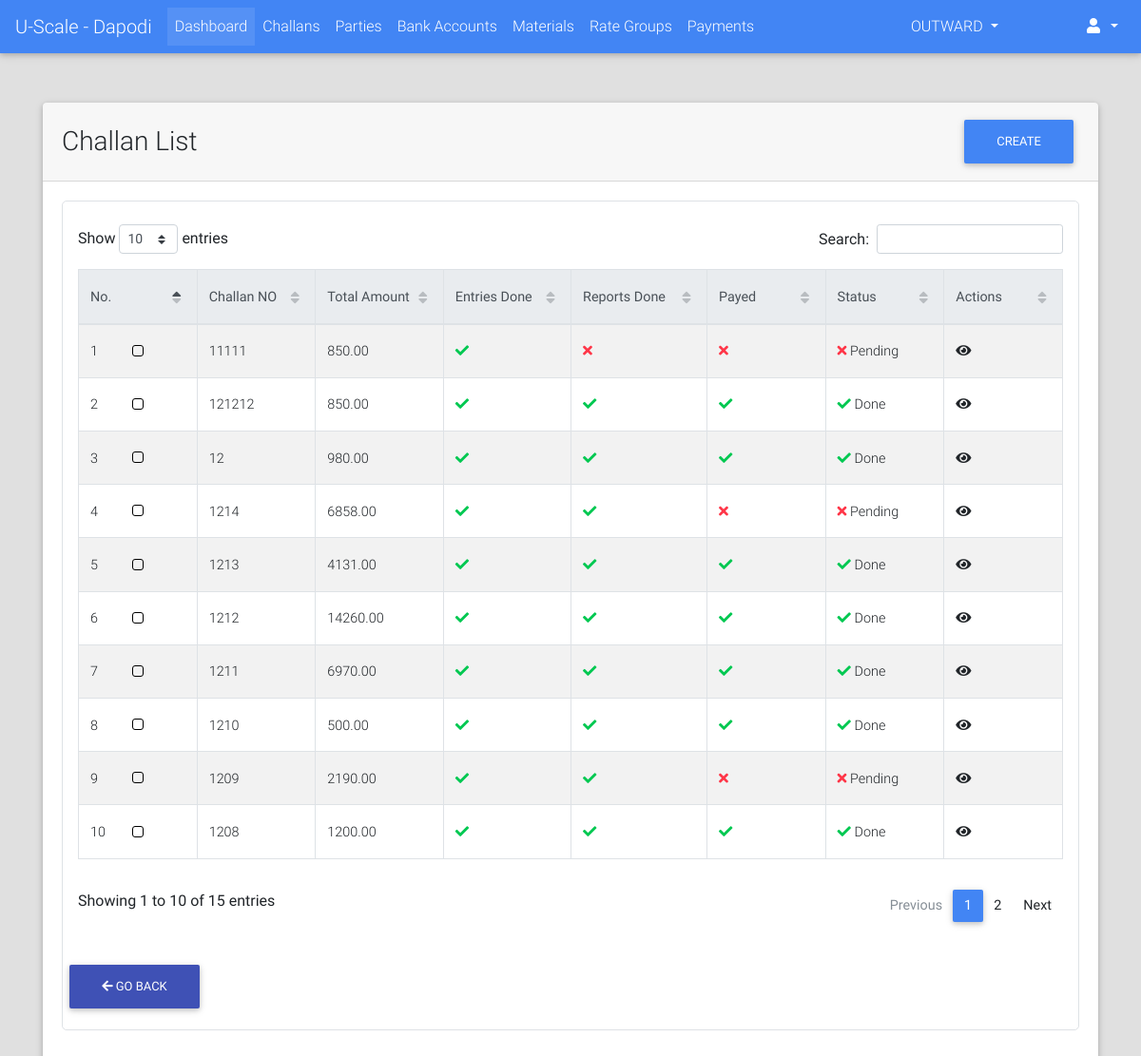
The app's page /challans/list/ (signed in), older data.
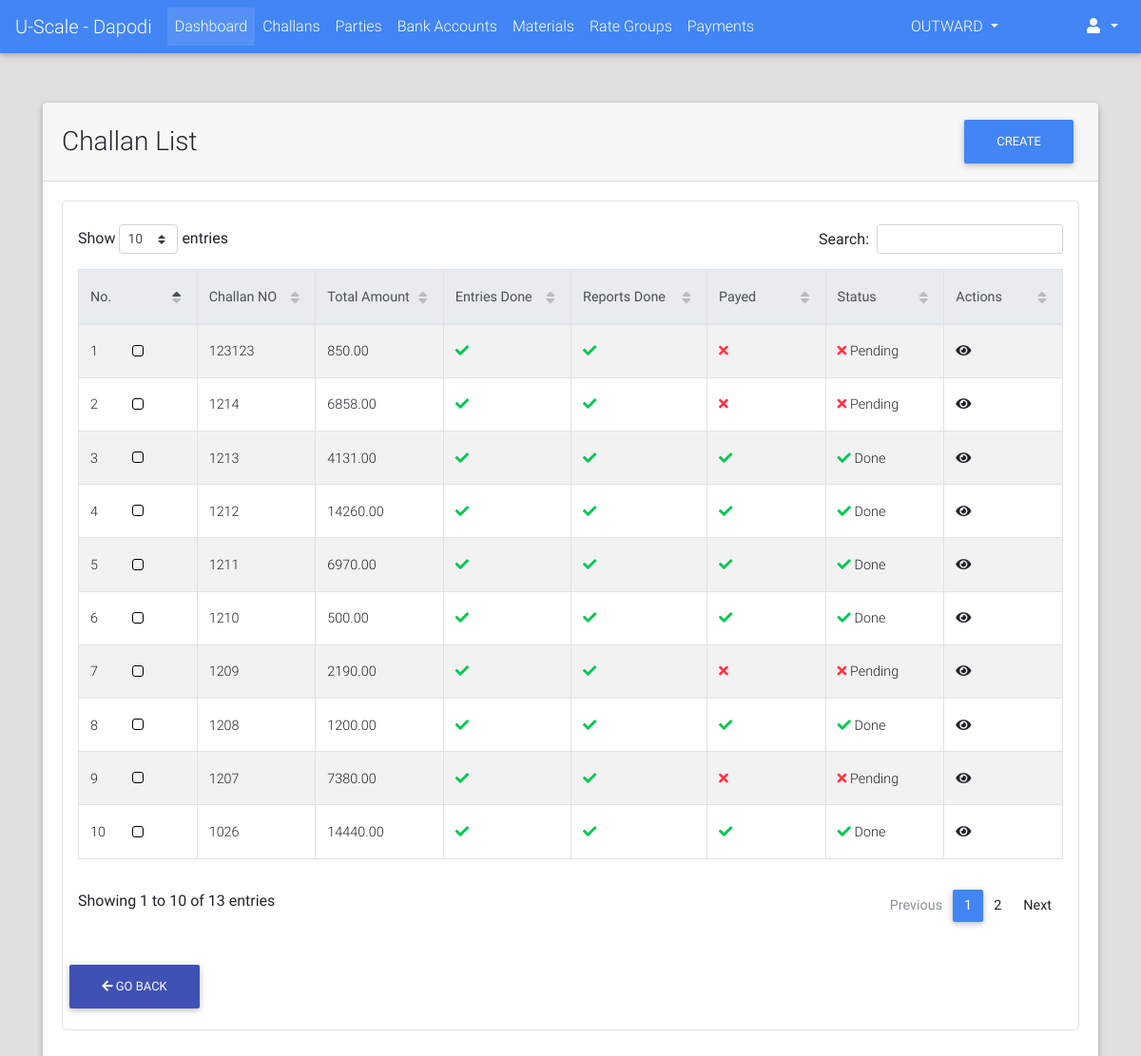
The same page, newer data.
### challans/models.py (models this page shows, shortened)
class Challan(models.Model):
    STATUS_CHOICES = (("PN", "Pending"), ("DN", "Done"))
    created_by = models.ForeignKey(User, on_delete=models.PROTECT)
    party = models.ForeignKey("parties.Party", on_delete=models.CASCADE)
    challan_no = models.PositiveIntegerField(blank=True, null=True)
    vehicle_details = models.CharField(max_length=128, blank=True, null=True)
    weights_amount = models.DecimalField(max_digits=9, decimal_places=2, default=decimal.Decimal(0.00))
    extra_charges = models.DecimalField(verbose_name="Kata Charges", max_digits=9, decimal_places=2,
                                        default=decimal.Decimal(0.00))
    round_amount = models.DecimalField(max_digits=4, decimal_places=2, default=decimal.Decimal(0.00), validators=[MinValueValidator(limit_value=-10), MaxValueValidator(limit_value=10)])
    total_amount = models.DecimalField(max_digits=9, decimal_places=2, default=decimal.Decimal(0.00), validators=[MinValueValidator(limit_value=0), MaxValueValidator(limit_value=100)])
    image = models.ImageField(upload_to="payments/", blank=True, null=True)
    extra_info = models.TextField(blank=True)
    created_on = models.DateTimeField(auto_now_add=True, editable=True)
    updated_on = models.DateTimeField(auto_now=True, editable=True)
    is_entries_done = models.BooleanField(default=False)
    is_reports_done = models.BooleanField(default=False)
    is_rates_assigned = models.BooleanField(default=False)
    is_payed = models.BooleanField(default=False)
    status = models.CharField(max_length=2, choices=STATUS_CHOICES, default="PN")
    @property
    def get_absolute_url(self):
        return reverse_lazy("challans:detail", kwargs={"challan_no": self.challan_no})

### challans/views.py (the view)
class ChallanListView(LoginRequiredMixin, ListView):
    model = Challan
    template_name = "challans/list.html"
    context_object_name = "challans"
    ordering = "-id"
    def get_queryset(self):
        qs = super().get_queryset()
        return qs.filter(Q(status="PN") | Q(created_on__date__gte=datetime.date.today()+datetime.timedelta(days=-30)))

### portal/templates/challans/list.html (shortened to what this page needs)
{% extends "portal/base.html" %}
{% load static %}
{% block custom_links %}
    <link href="{% static "css/addons/datatables.min.css" %}" rel="stylesheet">
    <link href="{% static "css/addons/datatables-select.min.css" %}" rel="stylesheet">
{% endblock %}
{% block content %}
    <br><br>
    <div class="container">
        <div class="card">
            <div class="card-header">
                <div class="row">
                    <div class="col-lg-9 m-auto">
                        <h3 class="m-auto">Challan List</h3>
                    </div>
                    <div class="col-lg-3">
                        <a class="float-right" href="{% url "challans:add" %}"><button class="btn btn-primary">Create</button></a>
                    </div>
                </div>
            </div>
            <div class="card-body">
                <div class="table p-3 border" style="border-radius: 5px">
                     <table id="dt-basic-checkbox" class="table table-striped table-bordered" cellspacing="0" width="100%">
                         <thead class="thead-light">
                            <th class="th-sm">No.</th>
                            <th class="th-sm">Challan NO</th>
                            <th class="th-sm">Total Amount</th>
                            <th class="th-sm">Entries Done</th>
                            <th class="th-sm">Reports Done</th>
                            <th class="th-sm">Payed</th>
                            <th class="th-sm">Status</th>
                            <th class="th-sm">Actions</th>
                         </thead>
                         <tbody>
                             {% if challans %}
                                {% for challan in challans %}
                                    <tr>
                                        <td>{{ forloop.counter }}</td>
                                        <td><a href="{{ challan.get_absolute_url }}">{{ challan.challan_no }}</a></td>
                                        <td>{{ challan.total_amount }}</td>
                                        <td>
                                            <i class="fa {% if challan.is_entries_done %}fa-check text-success{% else %}fa-times text-danger{% endif %}"></i>
                                        </td>
                                        <td>
                                            <i class="fa {% if challan.is_reports_done %}fa-check text-success{% else %}fa-times text-danger{% endif %}"></i>
                                        </td>
                                        <td>
                                            <i class="fa {% if challan.is_payed %}fa-check text-success{% else %}fa-times text-danger{% endif %}"></i>
                                        </td>
                                        <td>
                                            <i class="fa {% if challan.status == "DN" %}fa-check text-success{% else %}fa-times text-danger{% endif %}"></i>
                                            {{ challan.get_status_display }}
                                        </td>
                                        <td><a href="{{ challan.get_absolute_url }}"><i class="fa fa-eye"></i></a></td>
                                    </tr>
                                {% endfor %}
                             {% else %}
                                 <span class="text-black-50 font-weight-bold">No Challans Found</span>
                             {% endif %}
                         </tbody>
                    </table>
                    {% include "portal/goback_btn.html" %}
                 </div>
            </div>
        </div>
    </div>
{% endblock %}

### portal/templates/portal/base.html (shortened to what this page needs)
{% load static %}
<!DOCTYPE html>
<html lang="en">
<head>
    <link rel="stylesheet" href="https://use.fontawesome.com/releases/v5.8.2/css/all.css">
    <link href="{% static "css/bootstrap.min.css" %}" rel=  "stylesheet">
    <link href="{% static "css/mdb.min.css" %}" rel="stylesheet">
    <link href="{% static "css/style.css" %}" rel="stylesheet">
    {% block custom_links %}
    {% endblock %}
</head>
<body style="background-color: #e0e0e0!important;">
    {% if user.is_authenticated %}
        {% include "portal/header.html" %}
    {% endif %}
    {% block content %}
    {% endblock %}
</body>
</html>

### portal/templates/portal/header.html (shortened to what this page needs)
{% load static  %}
<nav class="mb-1 navbar navbar-expand-lg navbar-dark primary-color">
  <a class="navbar-brand" href="#">U-Scale - Dapodi</a>
  <div class="collapse navbar-collapse" id="navbarSupportedContent-333">
    <ul class="navbar-nav mr-auto">
      <li class="nav-item active">
        <a class="nav-link" href="{% url "portal:home" %}">Dashboard
        </a>
      </li>
      <li class="nav-item">
        <a class="nav-link" href="{% url "challans:list" %}">Challans</a>
      </li>
      <li class="nav-item">
        <a class="nav-link" href="{% url "parties:list" %}">Parties</a>
      </li>
      <li class="nav-item">
        <a class="nav-link" href="{% url "bank_accounts:list" %}">Bank Accounts</a>
      </li>
      <li class="nav-item">
        <a class="nav-link" href="{% url "materials:list" %}">Materials</a>
      </li>
      <li class="nav-item">
        <a class="nav-link" href="{% url "rates:rate_group_list" %}">Rate Groups</a>
      </li>
      <li class="nav-item">
        <a class="nav-link" href="{% url "payments:list" %}">Payments</a>
      </li>
    </ul>
    <ul class="navbar-nav ml-auto nav-flex-icons">
      <li class="nav-item dropdown">
        <a class="nav-link dropdown-toggle" id="navbarDropdownMenuLink-333" data-toggle="dropdown"
          aria-haspopup="true" aria-expanded="false">
            OUTWARD
        </a>
      </li>
    </ul>
    <ul class="navbar-nav ml-auto nav-flex-icons">
      <li class="nav-item dropdown">
        <a class="nav-link dropdown-toggle" id="navbarDropdownMenuLink-333" data-toggle="dropdown"
          aria-haspopup="true" aria-expanded="false">
          <i class="fas fa-user"></i>
        </a>
      </li>
    </ul>
  </div>
</nav>

### portal/templates/portal/goback_btn.html
<div class="row">
    <button onclick="goBack();" class="btn btn-indigo"><i class="fa fa-arrow-left"> </i> Go Back</button>
</div>

Row changes from the older to the newer data that the page shows:
removed Challan: challan_no "11111", total_amount "850.00", is_entries_done True (drawn), is_reports_done False (drawn), is_payed False (drawn), status "Pending"
removed Challan: challan_no "121212", total_amount "850.00", is_entries_done True (drawn), is_reports_done True (drawn), is_payed True (drawn), status "Done"
removed Challan: challan_no "12", total_amount "980.00", is_entries_done True (drawn), is_reports_done True (drawn), is_payed True (drawn), status "Done"
added Challan: challan_no "123123", total_amount "850.00", is_entries_done True (drawn), is_reports_done True (drawn), is_payed False (drawn), status "Pending"
now on this page (row unchanged): Challan: challan_no "1207", total_amount "7380.00", is_entries_done True (drawn), is_reports_done True (drawn), is_payed False (drawn), status "Pending"
now on this page (row unchanged): Challan: challan_no "1026", total_amount "14440.00", is_entries_done True (drawn), is_reports_done True (drawn), is_payed True (drawn), status "Done"
Text that changed along with them:
text written by a page script: "Show entries Search: Showing 1 to 10 of 15 entries Previous 1 2 Next" → "Show entries Search: Showing 1 to 10 of 13 entries Previous 1 2 Next"
